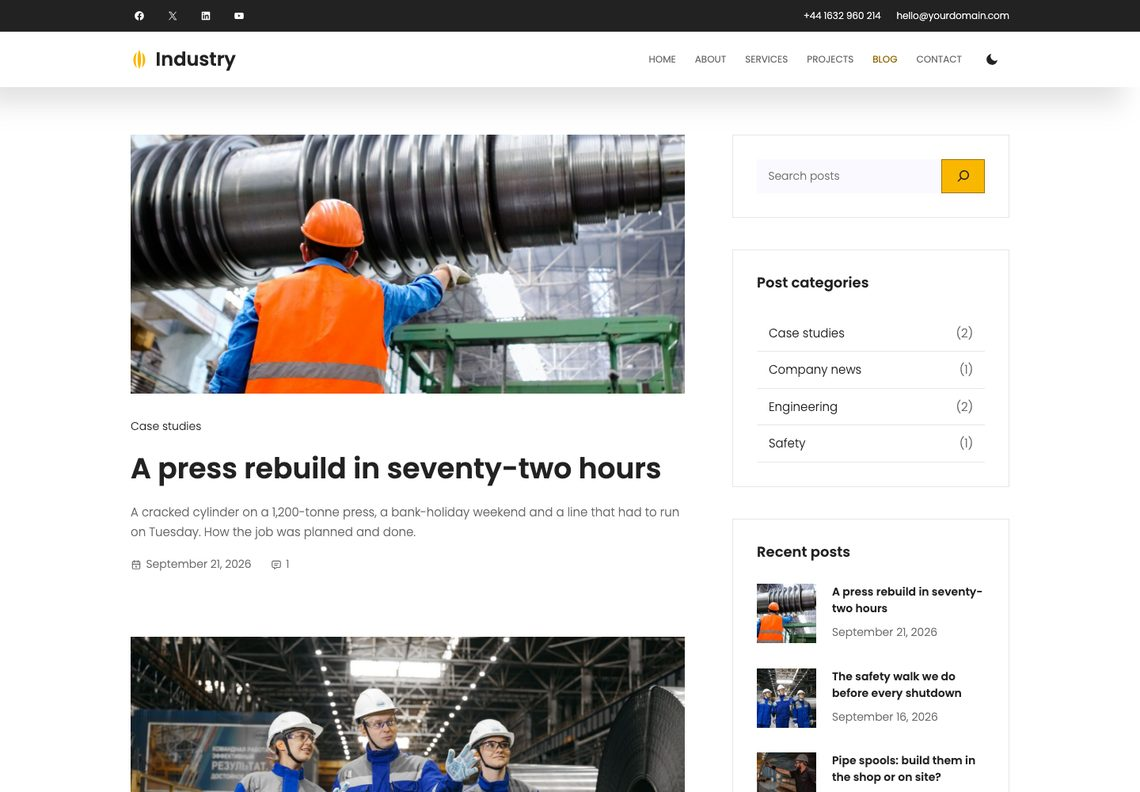
#> input picture .dev/publish/images/industry-block-theme-blog.jpg, 1140 x 792 px, given in place of palette-colors-1-industry.png, which was not available
$ python finish.py images/industry-block-theme-blog.jpg
#> lines starting #> are read from the running program, lines starting #| are printed output that depends on the picture; pictures that were not available may be replaced by others from this repository, and a replacement may not be noted
#!/usr/bin/env python3
"""Scale shoot.mjs's raw captures into the product page's images.

Section shots: 1440x1000 -> exactly 1140x792, LANCZOS, progressive JPEG q82.
Cards: 1200x800 and 1200x900, written as captured.
Palettes: eight tiles four across, 12px gutters, a label under each, exactly
1140 wide.

    python3 .dev/publish/finish.py <raw-dir>
"""

import os
import sys

from PIL import Image, ImageDraw, ImageFont

raw = sys.argv[1]
out = os.path.join(os.path.dirname(os.path.abspath(__file__)), "images")
os.makedirs(out, exist_ok=True)


def save(im, name):
    path = os.path.join(out, name + ".jpg")
    im.convert("RGB").save(path, quality=82, progressive=True, optimize=True)
    print("%s.jpg %dx%d" % (name, im.width, im.height))


for f in sorted(os.listdir(raw)):
    if not f.endswith(".png") or f.startswith("palette-"):
        continue
    name = f[:-4]
    im = Image.open(os.path.join(raw, f))
    if name == "card-800":
        save(im, "industry-free-industrial-wordpress-theme")
    elif name == "card-900":
        save(im, "industry-free-industrial-wordpress-theme-card")
    else:
        assert im.size == (1440, 1000), (f, im.size)
        save(im.resize((1140, 792), Image.LANCZOS), name)

PALETTES = [
    ("colors-1-industry", "Industry"), ("colors-2-hi-vis", "Hi-vis"), ("colors-3-steel", "Steel"),
    ("colors-4-signal", "Signal"), ("colors-5-machine", "Machine"), ("colors-6-copper", "Copper"),
    ("colors-7-night-shift", "Night shift"), ("colors-8-graphite", "Graphite"),
]
GAP, COLS, WIDTH, LABEL = 12, 4, 1140, 30
tile_w = (WIDTH - GAP * (COLS - 1)) // COLS          # 276
tile_h = round(tile_w * 1000 / 1440)                  # 192
rows = (len(PALETTES) + COLS - 1) // COLS
height = rows * (tile_h + LABEL) + (rows - 1) * GAP
grid = Image.new("RGB", (WIDTH, height), "white")
#> grid: PIL image 1140x456 RGB; every value is 255
draw = ImageDraw.Draw(grid)
try:
    font = ImageFont.truetype("/System/Library/Fonts/Supplemental/Arial Bold.ttf", 16)
except OSError:
    font = ImageFont.load_default()
left_over = WIDTH - (tile_w * COLS + GAP * (COLS - 1))
for i, (slug, label) in enumerate(PALETTES):
    tile = Image.open(os.path.join(raw, "palette-%s.png" % slug)).resize((tile_w, tile_h), Image.LANCZOS)
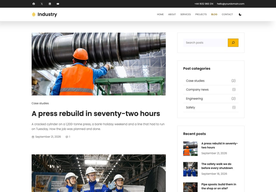
#> tile: PIL image 276x192 RGB; mean R, G, B 203.4, 201.7, 200.6
    col, row = i % COLS, i // COLS
    x = col * (tile_w + GAP) + (left_over if col == COLS - 1 else 0)
    y = row * (tile_h + LABEL + GAP)
    grid.paste(tile, (x, y))
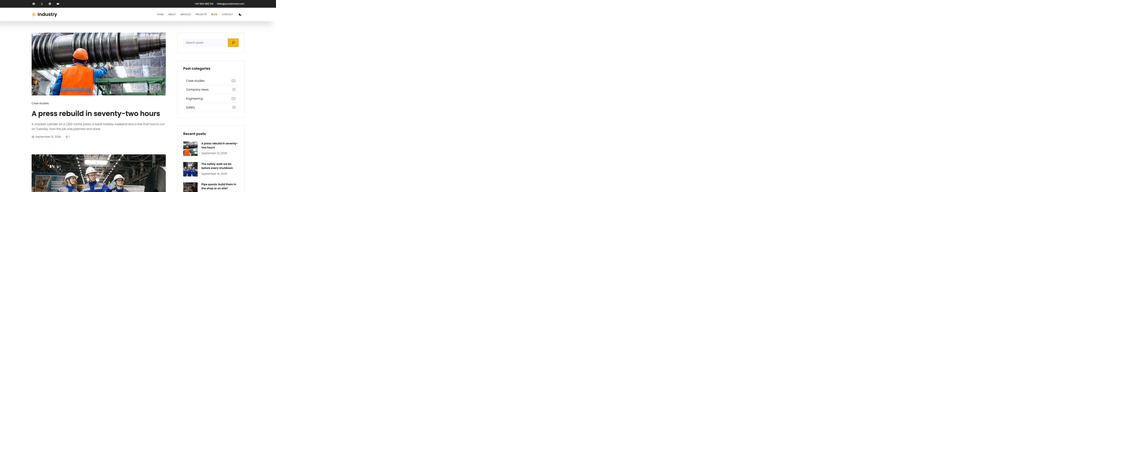
#> grid: PIL image 1140x456 RGB; mean R, G, B 249.7, 249.6, 249.5
    draw.text((x, y + tile_h + 7), label, fill="#1d2230", font=font)
#> pass 2 of the loop `for i, (slug, label) in enumerate(PALETTES):`:
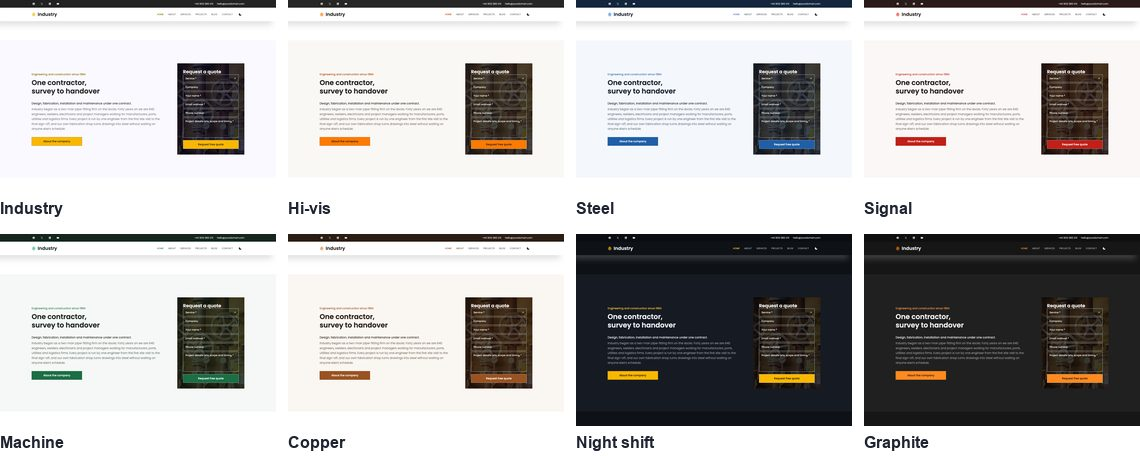
#> input picture .dev/publish/images/industry-block-theme-colour-palettes.jpg, 1140 x 456 px, given in place of palette-colors-2-hi-vis.png, which was not available
#> `tile = Image.open(os.path.join(raw, "palette-%s.png" % slug)).resize((..`:
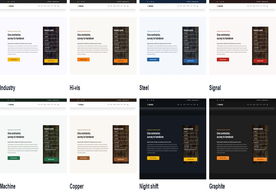
#> tile: PIL image 276x192 RGB; mean R, G, B 184.7, 183.5, 182.5
#> `grid.paste(tile, (x, y))`:
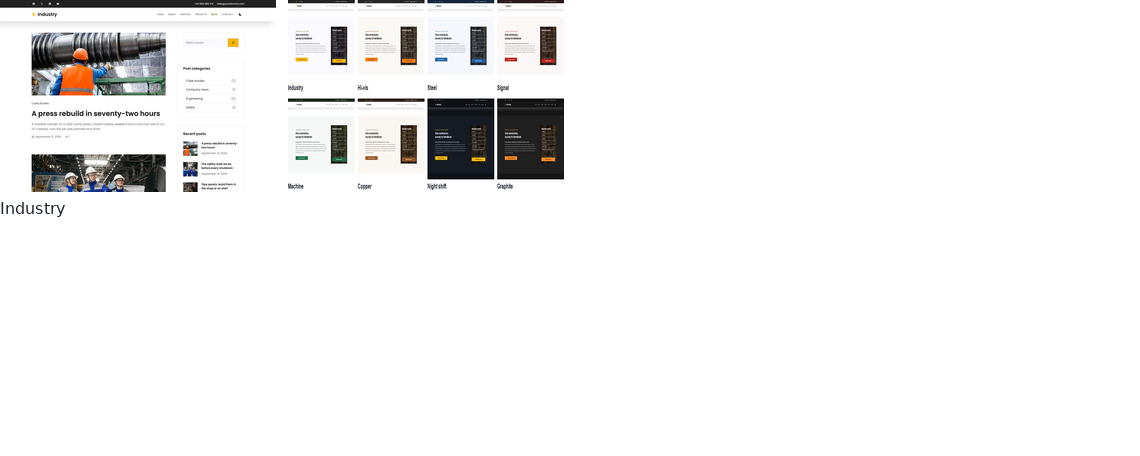
#> grid: PIL image 1140x456 RGB; mean R, G, B 242.5, 242.2, 242
#> (the run stopped early here; a loop or call above may not have finished)
